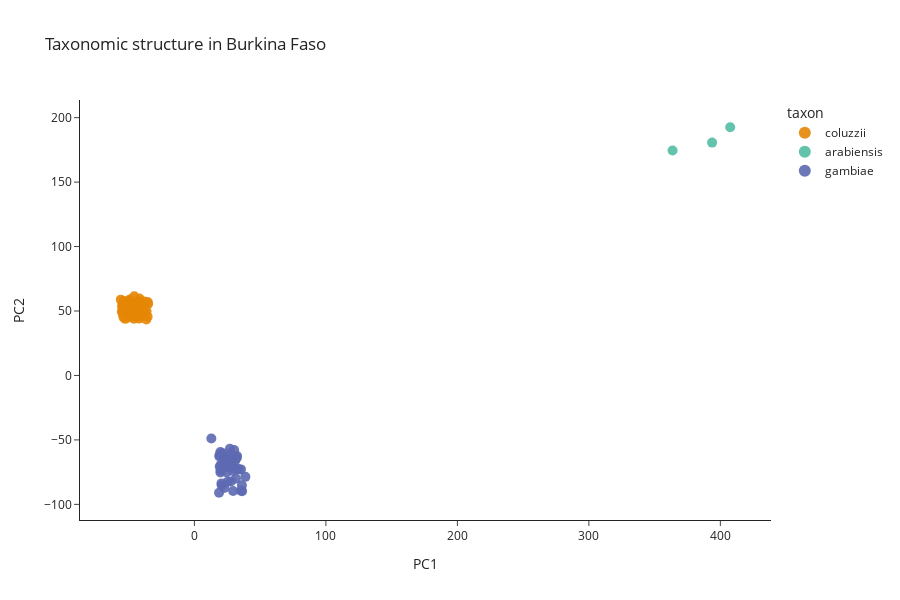

Notebook code for this chart:
### Markdown cell above
We can visualise our analysis by making a scatter plot of the principal components for each sample, _e.g._, PC1 and PC2. The first two principal components are often sufficient to explore the data and are used by default when applying the function. Higher principal components can be visualised using the `x=` and `y=` parameters _e.g._ `x="PC3", y="PC4"`. Here we will colour the points by taxon to allow investigation of taxonomic structure.

### Code cell
ag3.plot_pca_coords(
    pca_bf_df,
    color="taxon",
    title="Taxonomic structure in Burkina Faso"
)

### Figure 1 — Plotly figure (JSON) as saved in the notebook; plotly's stock layout.template omitted (floating-point values rounded to 4 significant figures; data arrays with more than 128 entries replaced by an {"elided": "..."} marker saying what was removed)
{"data": [{"customdata": {"elided": "53x11 mixed values"}, "hovertemplate": "<b>%{hovertext}</b><br><br>taxon=%{customdata[3]}<br>PC1=%{x}<br>PC2=%{y}<br>sample_id=%{customdata[0]}<br>partner_sample_id=%{customdata[1]}<br>sample_set=%{customdata[2]}<br>country=%{customdata[4]}<br>admin1_iso=%{customdata[5]}<br>admin1_name=%{customdata[6]}<br>admin2_name=%{customdata[7]}<br>location=%{customdata[8]}<br>year=%{customdata[9]}<br>month=%{customdata[10]}<extra></extra>", "hovertext": ["AB0326-C", "AB0327-C", "AB0328-C", "AB0329-C", "AB0330-C", "AB0331-C", "AB0332-C", "AB0334-C", "AB0337-C", "AB0338-C", "AB0339-C", "AB0340-C", "AB0341-C", "AB0348-C", "AB0351-C", "AB0352-C", "AB0354-C", "AB0355-C", "AB0356-C", "AB0357-C", "AB0358-C", "AB0359-C", "AB0360-C", "AB0361-C", "AB0362-C", "AB0363-C", "AB0364-C", "AB0365-C", "AB0366-C", "AB0367-C", "AB0368-C", "AB0369-C", "AB0370-C", "AB0371-C", "AB0372-C", "AB0396-C", "AB0397-C", "AB0398-C", "AB0399-C", "AB0400-C", "AB0403-C", "AB0404-C", "AB0409-C", "AB0410-C", "AB0411-C", "AB0413-C", "AB0503-C", "AB0505-C", "AB0508-C", "AB0509-C", "AB0510-C", "AB0523-C", "AB0408-C"], "legendgroup": "coluzzii", "marker": {"color": "rgb(229, 134, 6)", "opacity": 0.9, "size": 10, "symbol": "circle"}, "mode": "markers", "name": "coluzzii", "orientation": "v", "showlegend": true, "type": "scatter", "x": [-47.41, -38.1, -40.98, -39.03, -51.33, -54.78, -54.34, -45.9, -42.13, -55.99, -35.17, -41.28, -53.87, -52.01, -54.51, -50.99, -45.11, -49.13, -50.1, -46.72, -52.59, -50.52, -48.63, -45.75, -41.82, -49.54, -45.8, -42.49, -53.95, -44.83, -55.21, -51.22, -37.95, -36.39, -41.78, -44.81, -49.53, -47.2, -43.92, -46.09, -35.59, -41.43, -35.55, -36.61, -43.93, -38.24, -38.17, -48.85, -54.97, -48.47, -49.7, -47.36, -42.06], "xaxis": "x", "y": [47.11, 49.91, 55.4, 47.02, 50.78, 54.63, 51.87, 51.93, 44.09, 58.83, 55.56, 57.12, 57.84, 53.61, 47.8, 56.77, 48.34, 58.94, 57.81, 50.69, 43.91, 47.21, 50.71, 61.37, 57.3, 47.61, 50.62, 47.31, 45.08, 45.75, 49.61, 56.39, 48.44, 49.83, 59.7, 52.51, 45.5, 49.74, 55.2, 44.08, 45.62, 46.31, 56.96, 43.43, 54.82, 55.39, 57.39, 51.22, 53.33, 55.29, 51.43, 51.98, 55.03], "yaxis": "y"}, {"customdata": [["AB0333-C", "BF18-11", "AG1000G-BF-B", "arabiensis", "Burkina Faso", "BF-09", "Hauts-Bassins", "Houet", "Bana Village", 2014, 7], ["AB0457-C", "BF17-34", "AG1000G-BF-B", "arabiensis", "Burkina Faso", "BF-09", "Hauts-Bassins", "Houet", "Pala", 2014, 7], ["AB0502-C", "BF17-15", "AG1000G-BF-B", "arabiensis", "Burkina Faso", "BF-09", "Hauts-Bassins", "Houet", "Pala", 2014, 7]], "hovertemplate": "<b>%{hovertext}</b><br><br>taxon=%{customdata[3]}<br>PC1=%{x}<br>PC2=%{y}<br>sample_id=%{customdata[0]}<br>partner_sample_id=%{customdata[1]}<br>sample_set=%{customdata[2]}<br>country=%{customdata[4]}<br>admin1_iso=%{customdata[5]}<br>admin1_name=%{customdata[6]}<br>admin2_name=%{customdata[7]}<br>location=%{customdata[8]}<br>year=%{customdata[9]}<br>month=%{customdata[10]}<extra></extra>", "hovertext": ["AB0333-C", "AB0457-C", "AB0502-C"], "legendgroup": "arabiensis", "marker": {"color": "rgb(82, 188, 163)", "opacity": 0.9, "size": 10, "symbol": "circle"}, "mode": "markers", "name": "arabiensis", "orientation": "v", "showlegend": true, "type": "scatter", "x": [393.7, 407.5, 363.7], "xaxis": "x", "y": [180.6, 192.6, 174.5], "yaxis": "y"}, {"customdata": {"elided": "46x11 mixed values"}, "hovertemplate": "<b>%{hovertext}</b><br><br>taxon=%{customdata[3]}<br>PC1=%{x}<br>PC2=%{y}<br>sample_id=%{customdata[0]}<br>partner_sample_id=%{customdata[1]}<br>sample_set=%{customdata[2]}<br>country=%{customdata[4]}<br>admin1_iso=%{customdata[5]}<br>admin1_name=%{customdata[6]}<br>admin2_name=%{customdata[7]}<br>location=%{customdata[8]}<br>year=%{customdata[9]}<br>month=%{customdata[10]}<extra></extra>", "hovertext": ["AB0373-C", "AB0374-C", "AB0375-C", "AB0378-C", "AB0379-C", "AB0381-C", "AB0386-C", "AB0388-C", "AB0389-C", "AB0432-C", "AB0433-C", "AB0435-C", "AB0436-C", "AB0439-C", "AB0440-C", "AB0458-C", "AB0459-C", "AB0460-C", "AB0462-C", "AB0463-C", "AB0465-C", "AB0466-C", "AB0467-C", "AB0468-C", "AB0469-C", "AB0470-C", "AB0471-C", "AB0472-C", "AB0473-C", "AB0474-C", "AB0477-C", "AB0504-C", "AB0517-C", "AB0524-C", "AB0525-C", "AB0526-C", "AB0527-C", "AB0528-C", "AB0529-C", "AB0530-C", "AB0531-C", "AB0532-C", "AB0533-C", "AB0536-C", "AB0537-C", "AB0538-C"], "legendgroup": "gambiae", "marker": {"color": "rgb(93, 105, 177)", "opacity": 0.9, "size": 10, "symbol": "circle"}, "mode": "markers", "name": "gambiae", "orientation": "v", "showlegend": true, "type": "scatter", "x": [24.82, 18.98, 32.44, 31.61, 12.87, 23.15, 20.77, 35.41, 24.02, 19.8, 21.35, 20.15, 25.44, 27.8, 22.61, 25.26, 24.5, 29.48, 22.72, 35.52, 20.56, 38.78, 32.96, 23.07, 19.08, 36.11, 29.44, 30.28, 32.2, 18.74, 27.8, 30.9, 31.01, 36.26, 26.81, 19.75, 30.49, 33.78, 28.0, 26.98, 30.22, 26.08, 27.4, 19.23, 20.6, 19.88], "xaxis": "x", "y": [-70.52, -62.93, -62.49, -80.02, -48.85, -66.03, -85.2, -72.86, -66.73, -75.27, -60.38, -69.25, -71.2, -70.01, -63.92, -82.44, -75.2, -74.09, -87.34, -89.41, -83.73, -78.67, -72.5, -70.45, -61.72, -85.2, -89.62, -71.98, -63.98, -90.99, -82.2, -66.36, -64.66, -89.76, -64.51, -59.43, -62.6, -72.7, -69.36, -56.81, -57.88, -64.96, -60.42, -70.65, -72.11, -73.64], "yaxis": "y"}], "layout": {"height": 600, "legend": {"itemsizing": "constant", "title": {"text": "taxon"}, "tracegroupgap": 0}, "title": {"text": "Taxonomic structure in Burkina Faso"}, "width": 900, "xaxis": {"anchor": "y", "domain": [0, 1], "title": {"text": "PC1"}}, "yaxis": {"anchor": "x", "domain": [0, 1], "title": {"text": "PC2"}}}}
